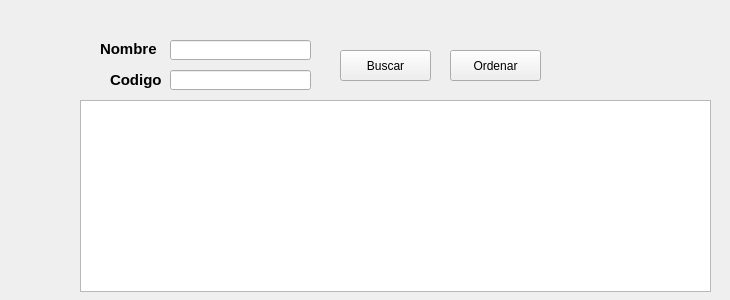
<?xml version="1.0" encoding="UTF-8"?>
<ui version="4.0">
 <class>Form</class>
 <widget class="QWidget" name="Form">
  <property name="geometry">
   <rect>
    <x>0</x>
    <y>0</y>
    <width>730</width>
    <height>300</height>
   </rect>
  </property>
  <property name="windowTitle">
   <string>Form</string>
  </property>
  <widget class="QPushButton" name="button_ordenar">
   <property name="geometry">
    <rect>
     <x>450</x>
     <y>50</y>
     <width>91</width>
     <height>31</height>
    </rect>
   </property>
   <property name="styleSheet">
    <string notr="true">font: 75 11pt &quot;MS Shell Dlg 2&quot;;</string>
   </property>
   <property name="text">
    <string>Ordenar</string>
   </property>
   <property name="icon">
    <iconset>
     <normaloff>../icons/bx-font-size.svg</normaloff>../icons/bx-font-size.svg</iconset>
   </property>
   <property name="iconSize">
    <size>
     <width>25</width>
     <height>25</height>
    </size>
   </property>
  </widget>
  <widget class="QLabel" name="lb_nomPro">
   <property name="geometry">
    <rect>
     <x>100</x>
     <y>40</y>
     <width>71</width>
     <height>16</height>
    </rect>
   </property>
   <property name="text">
    <string>&lt;html&gt;&lt;head/&gt;&lt;body&gt;&lt;p&gt;&lt;span style=&quot; font-size:11pt; font-weight:600;&quot;&gt;Nombre&lt;/span&gt;&lt;/p&gt;&lt;/body&gt;&lt;/html&gt;</string>
   </property>
  </widget>
  <widget class="QLineEdit" name="le_codPro">
   <property name="geometry">
    <rect>
     <x>170</x>
     <y>70</y>
     <width>141</width>
     <height>20</height>
    </rect>
   </property>
  </widget>
  <widget class="QPushButton" name="button_buscar">
   <property name="geometry">
    <rect>
     <x>340</x>
     <y>50</y>
     <width>91</width>
     <height>31</height>
    </rect>
   </property>
   <property name="styleSheet">
    <string notr="true">font: 75 11pt &quot;MS Shell Dlg 2&quot;;</string>
   </property>
   <property name="text">
    <string>Buscar</string>
   </property>
   <property name="icon">
    <iconset>
     <normaloff>../icons/bx-search-alt.svg</normaloff>../icons/bx-search-alt.svg</iconset>
   </property>
   <property name="iconSize">
    <size>
     <width>25</width>
     <height>25</height>
    </size>
   </property>
  </widget>
  <widget class="QLabel" name="lb_codPro">
   <property name="geometry">
    <rect>
     <x>110</x>
     <y>70</y>
     <width>61</width>
     <height>21</height>
    </rect>
   </property>
   <property name="text">
    <string>&lt;html&gt;&lt;head/&gt;&lt;body&gt;&lt;p&gt;&lt;span style=&quot; font-size:11pt; font-weight:600;&quot;&gt;Codigo&lt;/span&gt;&lt;/p&gt;&lt;/body&gt;&lt;/html&gt;</string>
   </property>
  </widget>
  <widget class="QLineEdit" name="le_nomPro">
   <property name="geometry">
    <rect>
     <x>170</x>
     <y>40</y>
     <width>141</width>
     <height>20</height>
    </rect>
   </property>
  </widget>
  <widget class="QTableView" name="tb_datos">
   <property name="geometry">
    <rect>
     <x>80</x>
     <y>100</y>
     <width>631</width>
     <height>192</height>
    </rect>
   </property>
  </widget>
 </widget>
 <resources/>
 <connections/>
</ui>
